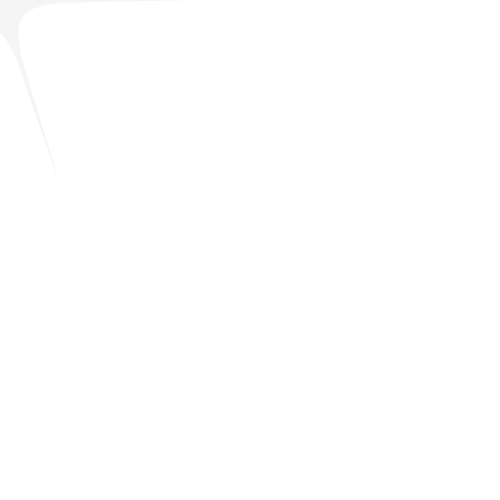
Frame 1 (no input)
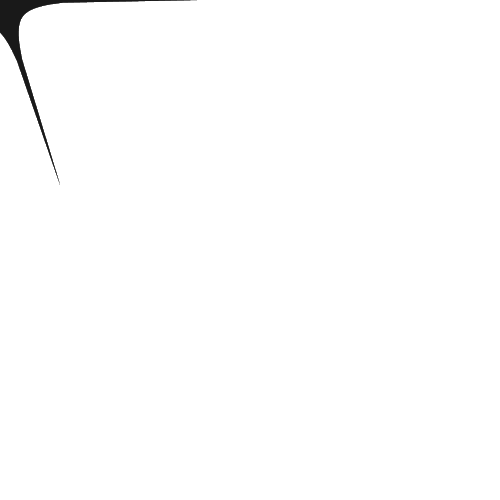
Frame 60 (the mouse pressed at the canvas centre just before this capture)
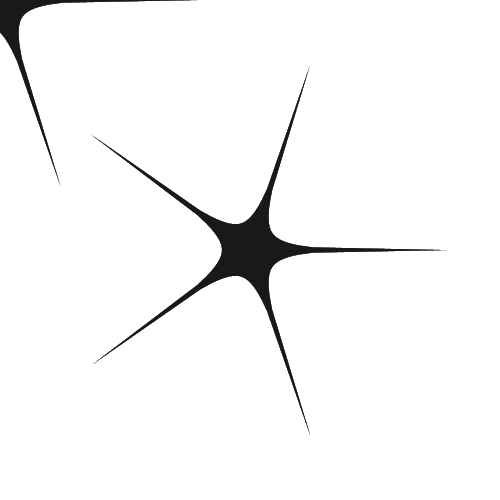
Frame 120 (the mouse held since frame 60 and released just before this capture)

The Processing sketch that drew these frames (run headless with seeded random() and noise(); from frame 60 on, the mouse is pressed at the canvas centre):

// Processing sketch: processing_751
// ── processing_751.pde

int npuntos = 150;
float n1 =0.3;
float n2 =0.3;
float n3 =0.3;
float m =5;
float phi =PI;
float xx,yy;
float[][] puntos;

int escala = 200;



void setup(){
  size(500,500);
  background(255,10);
  noStroke();
  fill(0,10);
  puntos = new float[npuntos+1][npuntos+1];


}
void draw() {
  translate(mouseX, mouseY);
  render();
  display();
  if (key == 'c'){
  fill(180,10,0,10);
}
}

void render(){
  int j = 0;

  for (int i=0;i<=npuntos;i++) {
    phi = i * TWO_PI / npuntos;

    float r;
    float t1,t2;
    float a=1,b=1;

    t1 = cos(m * phi / 4) / a;
    t1 = abs(t1);
    t1 = pow(t1,n2);

    t2 = sin(m * phi / 4) / b;
    t2 = abs(t2);
    t2 = pow(t2,n3);

    r = pow(t1+t2,1/n1);
    if (abs(r) == 0) {
      xx = 0;
      yy = 0;
    } 
    else {
      r = 1 / r;
      xx = r * cos(phi);
      yy = r * sin(phi);
    }
    puntos[i][0] = xx*escala;
    puntos[i][1] = yy*escala;

  }
}

void display(){

  beginShape();
  for (int i=0;i<=npuntos;i++) {
    vertex( puntos[i][0] , puntos[i][1]);
  }

  endShape(CLOSE);
}
